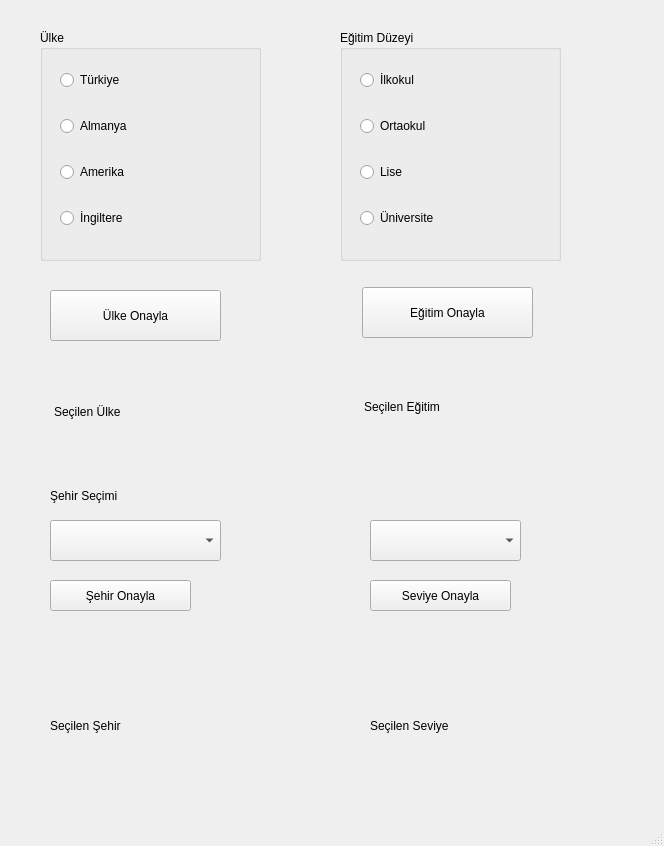
<?xml version="1.0" encoding="UTF-8"?>
<ui version="4.0">
 <class>MainWindow</class>
 <widget class="QMainWindow" name="MainWindow">
  <property name="geometry">
   <rect>
    <x>0</x>
    <y>0</y>
    <width>664</width>
    <height>846</height>
   </rect>
  </property>
  <property name="windowTitle">
   <string>MainWindow</string>
  </property>
  <widget class="QWidget" name="centralwidget">
   <widget class="QPushButton" name="btnUlke">
    <property name="geometry">
     <rect>
      <x>50</x>
      <y>290</y>
      <width>171</width>
      <height>51</height>
     </rect>
    </property>
    <property name="text">
     <string>Ülke Onayla</string>
    </property>
   </widget>
   <widget class="QPushButton" name="btnEgitim">
    <property name="geometry">
     <rect>
      <x>362</x>
      <y>287</y>
      <width>171</width>
      <height>51</height>
     </rect>
    </property>
    <property name="text">
     <string>Eğitim Onayla</string>
    </property>
   </widget>
   <widget class="QLabel" name="lblUlke">
    <property name="geometry">
     <rect>
      <x>54</x>
      <y>366</y>
      <width>161</width>
      <height>91</height>
     </rect>
    </property>
    <property name="text">
     <string>Seçilen Ülke</string>
    </property>
   </widget>
   <widget class="QLabel" name="lblEgitim">
    <property name="geometry">
     <rect>
      <x>364</x>
      <y>356</y>
      <width>161</width>
      <height>101</height>
     </rect>
    </property>
    <property name="text">
     <string>Seçilen Eğitim</string>
    </property>
   </widget>
   <widget class="QGroupBox" name="groupUlke">
    <property name="geometry">
     <rect>
      <x>40</x>
      <y>30</y>
      <width>221</width>
      <height>231</height>
     </rect>
    </property>
    <property name="title">
     <string>Ülke</string>
    </property>
    <widget class="QWidget" name="layoutWidget">
     <property name="geometry">
      <rect>
       <x>20</x>
       <y>20</y>
       <width>171</width>
       <height>201</height>
      </rect>
     </property>
     <layout class="QVBoxLayout" name="verticalLayout">
      <item>
       <widget class="QRadioButton" name="rbTurkiye">
        <property name="text">
         <string>Türkiye</string>
        </property>
       </widget>
      </item>
      <item>
       <widget class="QRadioButton" name="rbAlmanya">
        <property name="text">
         <string>Almanya</string>
        </property>
       </widget>
      </item>
      <item>
       <widget class="QRadioButton" name="rbAmerika">
        <property name="text">
         <string>Amerika</string>
        </property>
       </widget>
      </item>
      <item>
       <widget class="QRadioButton" name="rbIngiltere">
        <property name="text">
         <string>İngiltere</string>
        </property>
       </widget>
      </item>
     </layout>
    </widget>
   </widget>
   <widget class="QGroupBox" name="groupEgitim">
    <property name="geometry">
     <rect>
      <x>340</x>
      <y>30</y>
      <width>221</width>
      <height>231</height>
     </rect>
    </property>
    <property name="title">
     <string>Eğitim Düzeyi</string>
    </property>
    <widget class="QWidget" name="layoutWidget">
     <property name="geometry">
      <rect>
       <x>20</x>
       <y>20</y>
       <width>171</width>
       <height>201</height>
      </rect>
     </property>
     <layout class="QVBoxLayout" name="verticalLayout_2">
      <item>
       <widget class="QRadioButton" name="rbIlkokul">
        <property name="text">
         <string>İlkokul</string>
        </property>
       </widget>
      </item>
      <item>
       <widget class="QRadioButton" name="rbOrtaokul">
        <property name="text">
         <string>Ortaokul</string>
        </property>
       </widget>
      </item>
      <item>
       <widget class="QRadioButton" name="rbLise">
        <property name="text">
         <string>Lise</string>
        </property>
       </widget>
      </item>
      <item>
       <widget class="QRadioButton" name="rbUniversite">
        <property name="text">
         <string>Üniversite</string>
        </property>
       </widget>
      </item>
     </layout>
    </widget>
   </widget>
   <widget class="QComboBox" name="cbSehirler">
    <property name="geometry">
     <rect>
      <x>50</x>
      <y>520</y>
      <width>171</width>
      <height>41</height>
     </rect>
    </property>
   </widget>
   <widget class="QLabel" name="label">
    <property name="geometry">
     <rect>
      <x>50</x>
      <y>480</y>
      <width>121</width>
      <height>31</height>
     </rect>
    </property>
    <property name="text">
     <string>Şehir Seçimi</string>
    </property>
   </widget>
   <widget class="QPushButton" name="btnSehir">
    <property name="geometry">
     <rect>
      <x>50</x>
      <y>580</y>
      <width>141</width>
      <height>31</height>
     </rect>
    </property>
    <property name="text">
     <string>Şehir Onayla</string>
    </property>
   </widget>
   <widget class="QLabel" name="lblSehir">
    <property name="geometry">
     <rect>
      <x>50</x>
      <y>650</y>
      <width>181</width>
      <height>151</height>
     </rect>
    </property>
    <property name="text">
     <string>Seçilen Şehir</string>
    </property>
   </widget>
   <widget class="QComboBox" name="cbSeviye">
    <property name="geometry">
     <rect>
      <x>370</x>
      <y>520</y>
      <width>151</width>
      <height>41</height>
     </rect>
    </property>
   </widget>
   <widget class="QPushButton" name="btnSeviye">
    <property name="geometry">
     <rect>
      <x>370</x>
      <y>580</y>
      <width>141</width>
      <height>31</height>
     </rect>
    </property>
    <property name="text">
     <string>Seviye Onayla</string>
    </property>
   </widget>
   <widget class="QLabel" name="lblSeviye">
    <property name="geometry">
     <rect>
      <x>370</x>
      <y>650</y>
      <width>181</width>
      <height>151</height>
     </rect>
    </property>
    <property name="text">
     <string>Seçilen Seviye</string>
    </property>
   </widget>
  </widget>
  <widget class="QMenuBar" name="menubar">
   <property name="geometry">
    <rect>
     <x>0</x>
     <y>0</y>
     <width>664</width>
     <height>26</height>
    </rect>
   </property>
  </widget>
  <widget class="QStatusBar" name="statusbar"/>
 </widget>
 <resources/>
 <connections/>
</ui>
